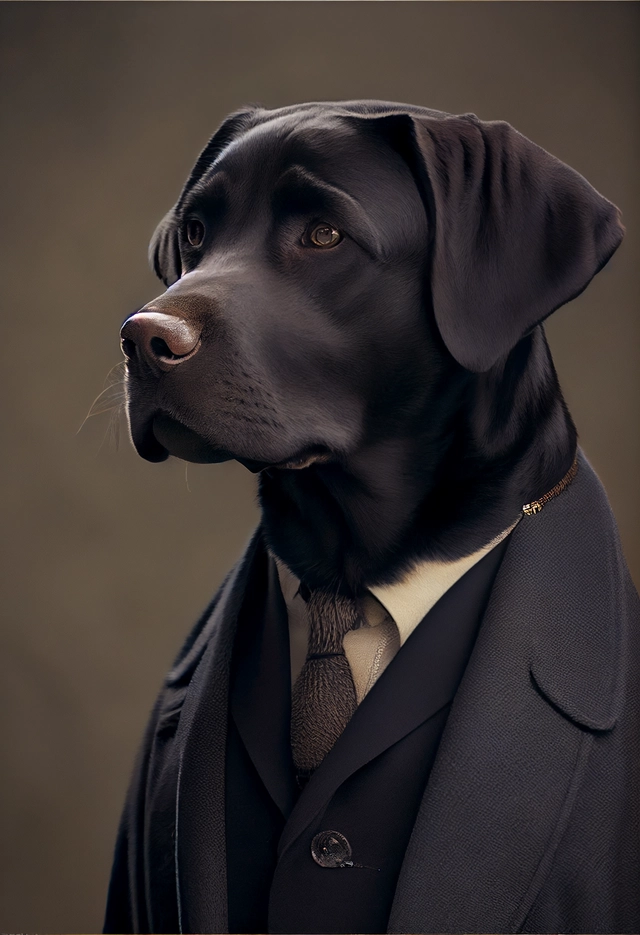
#> input picture grid_0_640_N (1).webp, 640 x 935 px
$ python -i utils.py   (imports and definitions only)
#> lines starting #> are read from the running program, lines starting #| are printed output that depends on the picture; after the words box and inside, x2 and y2 are one past the last pixel; in counts of white or black regions, pixels touching at a corner belong together
#> further down, picture is the input picture: shape (935, 640, 3); mean B, G, R 48.4, 49.6, 56.4
import cv2 as cv
import numpy as np

WIDTH  = 240
HEIGHT = 160
def preprocess_image(image: np.ndarray, width=WIDTH, height=HEIGHT):
#> called with width = 240, height = 160
    _, gray = cv.threshold(cv.cvtColor(image, cv.COLOR_BGR2GRAY), 200, 255,cv.THRESH_BINARY)
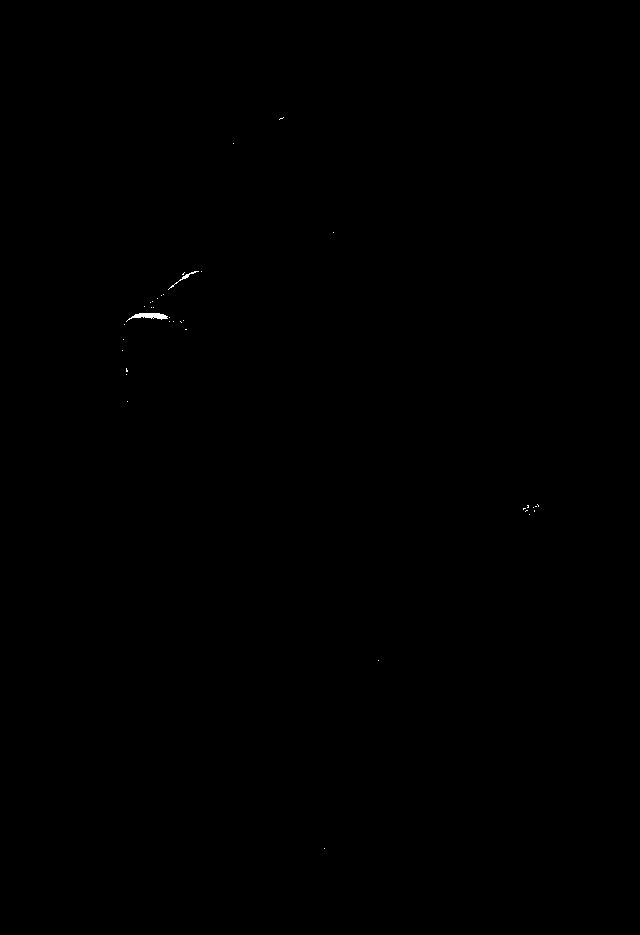
#> gray: shape (935, 640); 0.05% white; 37 white regions (35 under 20 px), largest, box (x1, y1, x2, y2) and area: (126, 313, 168, 322) 171, (168, 271, 199, 290) 59
    # gray:np.ndarray = gray[(gray.shape[0]-WIDTH)//2:(gray.shape[0]-WIDTH)//2+WIDTH,(gray.shape[1]-HEIGHT)//2:(gray.shape[1]-HEIGHT)//2+HEIGHT]
    gray = cv.resize(gray, (width, height))
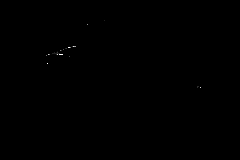
#> gray: shape (160, 240); min 0, max 255, mean 0.1
    return gray

>>> import cv2
>>> picture = cv2.imread('../grid_0_640_N (1).webp')
>>> result = preprocess_image(picture)
